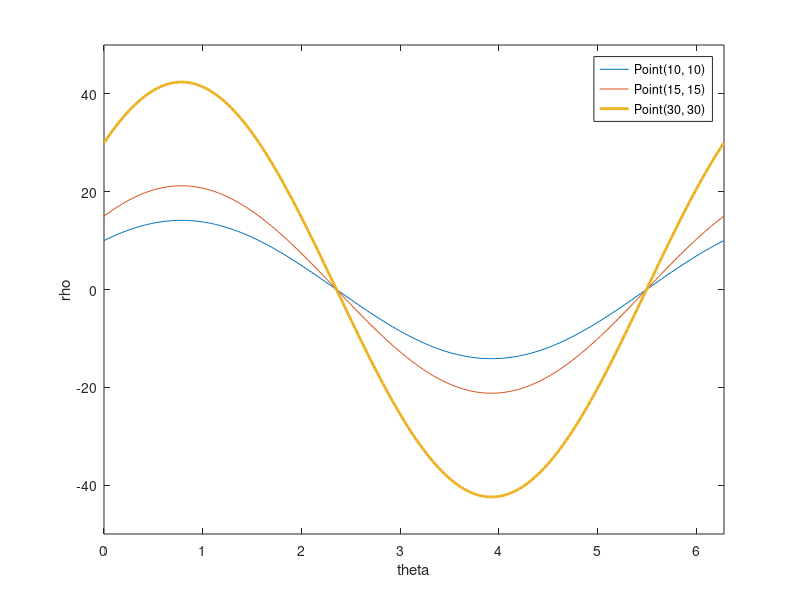

Write MATLAB code to recreate this figure.
x = [0 : 0.01 * pi : 2 * pi];
y1 = 10 * cos(x) + 10 * sin(x);
y2 = 15 * cos(x) + 15 * sin(x);
y3 = 30 * cos(x) + 30 * sin(x);
plot(x, y1, x, y2, x, y3, 'LineWidth', 2);
xlabel('theta');
ylabel('rho');
legend('Point(10, 10)', 'Point(15, 15)', 'Point(30, 30)');
axis([0, 2 * pi, -50, 50]);
saveas(gcf, '../results/Q2_4.png');